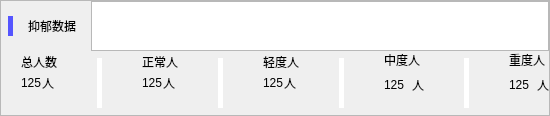
       <widget class="QFrame" name="frame_5">
        <property name="frameShape">
         <enum>QFrame::StyledPanel</enum>
        </property>
        <property name="frameShadow">
         <enum>QFrame::Raised</enum>
        </property>
        <layout class="QVBoxLayout" name="verticalLayout_3" stretch="1,4">
         <property name="spacing">
          <number>0</number>
         </property>
         <property name="leftMargin">
          <number>0</number>
         </property>
         <property name="topMargin">
          <number>0</number>
         </property>
         <property name="rightMargin">
          <number>0</number>
         </property>
         <property name="bottomMargin">
          <number>0</number>
         </property>
         <item>
          <layout class="QHBoxLayout" name="horizontalLayout_6">
           <property name="spacing">
            <number>15</number>
           </property>
           <property name="leftMargin">
            <number>7</number>
           </property>
           <item>
            <widget class="QLabel" name="label_3">
             <property name="minimumSize">
              <size>
               <width>5</width>
               <height>20</height>
              </size>
             </property>
             <property name="maximumSize">
              <size>
               <width>5</width>
               <height>20</height>
              </size>
             </property>
             <property name="styleSheet">
              <string notr="true">
background-color: rgb(85,85,255);	
</string>
             </property>
             <property name="text">
              <string/>
             </property>
            </widget>
           </item>
           <item>
            <widget class="QLabel" name="label_15">
             <property name="styleSheet">
              <string notr="true"/>
             </property>
             <property name="text">
              <string>抑郁数据</string>
             </property>
            </widget>
           </item>
           <item>
            <widget class="QTextEdit" name="textEdit_2">
             <property name="minimumSize">
              <size>
               <width>0</width>
               <height>50</height>
              </size>
             </property>
             <property name="maximumSize">
              <size>
               <width>16777215</width>
               <height>50</height>
              </size>
             </property>
             <property name="html">
              <string>&lt;!DOCTYPE HTML PUBLIC &quot;-//W3C//DTD HTML 4.0//EN&quot; &quot;http://www.w3.org/TR/REC-html40/strict.dtd&quot;&gt;
&lt;html&gt;&lt;head&gt;&lt;meta name=&quot;qrichtext&quot; content=&quot;1&quot; /&gt;&lt;style type=&quot;text/css&quot;&gt;
p, li { white-space: pre-wrap; }
&lt;/style&gt;&lt;/head&gt;&lt;body style=&quot; font-family:'SimSun'; font-size:9pt; font-weight:400; font-style:normal;&quot;&gt;
&lt;p style=&quot;-qt-paragraph-type:empty; margin-top:0px; margin-bottom:0px; margin-left:0px; margin-right:0px; -qt-block-indent:0; text-indent:0px; font-size:10px;&quot;&gt;&lt;br /&gt;&lt;/p&gt;&lt;/body&gt;&lt;/html&gt;</string>
             </property>
            </widget>
           </item>
          </layout>
         </item>
         <item>
          <layout class="QHBoxLayout" name="horizontalLayout_7">
           <property name="spacing">
            <number>0</number>
           </property>
           <property name="leftMargin">
            <number>20</number>
           </property>
           <item>
            <layout class="QHBoxLayout" name="horizontalLayout_21">
             <property name="spacing">
              <number>0</number>
             </property>
             <property name="rightMargin">
              <number>0</number>
             </property>
             <item>
              <layout class="QVBoxLayout" name="verticalLayout_14">
               <item>
                <widget class="QLabel" name="label_7">
                 <property name="text">
                  <string>总人数</string>
                 </property>
                </widget>
               </item>
               <item>
                <layout class="QHBoxLayout" name="horizontalLayout_22">
                 <item>
                  <widget class="QLabel" name="label_64">
                   <property name="text">
                    <string>125</string>
                   </property>
                  </widget>
                 </item>
                 <item>
                  <widget class="QLabel" name="label_65">
                   <property name="sizePolicy">
                    <sizepolicy hsizetype="Expanding" vsizetype="Preferred">
                     <horstretch>0</horstretch>
                     <verstretch>0</verstretch>
                    </sizepolicy>
                   </property>
                   <property name="text">
                    <string>人</string>
                   </property>
                  </widget>
                 </item>
                </layout>
               </item>
               <item>
                <widget class="QLabel" name="label_66">
                 <property name="text">
                  <string/>
                 </property>
                </widget>
               </item>
              </layout>
             </item>
             <item>
              <spacer name="horizontalSpacer_2">
               <property name="orientation">
                <enum>Qt::Horizontal</enum>
               </property>
               <property name="sizeHint" stdset="0">
                <size>
                 <width>40</width>
                 <height>20</height>
                </size>
               </property>
              </spacer>
             </item>
             <item>
              <widget class="QLabel" name="label_86">
               <property name="minimumSize">
                <size>
                 <width>5</width>
                 <height>30</height>
                </size>
               </property>
               <property name="maximumSize">
                <size>
                 <width>5</width>
                 <height>50</height>
                </size>
               </property>
               <property name="styleSheet">
                <string notr="true">
background-color: rgb(255,255,255);	
</string>
               </property>
               <property name="text">
                <string/>
               </property>
              </widget>
             </item>
             <item>
              <spacer name="horizontalSpacer_3">
               <property name="orientation">
                <enum>Qt::Horizontal</enum>
               </property>
               <property name="sizeHint" stdset="0">
                <size>
                 <width>40</width>
                 <height>20</height>
                </size>
               </property>
              </spacer>
             </item>
            </layout>
           </item>
           <item>
            <layout class="QHBoxLayout" name="horizontalLayout_8">
             <property name="spacing">
              <number>0</number>
             </property>
             <property name="rightMargin">
              <number>0</number>
             </property>
             <item>
              <layout class="QVBoxLayout" name="verticalLayout_15">
               <item>
                <widget class="QLabel" name="label_8">
                 <property name="minimumSize">
                  <size>
                   <width>0</width>
                   <height>0</height>
                  </size>
                 </property>
                 <property name="text">
                  <string>正常人</string>
                 </property>
                </widget>
               </item>
               <item>
                <layout class="QHBoxLayout" name="horizontalLayout_23">
                 <item>
                  <widget class="QLabel" name="label_68">
                   <property name="text">
                    <string>125</string>
                   </property>
                  </widget>
                 </item>
                 <item>
                  <widget class="QLabel" name="label_69">
                   <property name="sizePolicy">
                    <sizepolicy hsizetype="Expanding" vsizetype="Preferred">
                     <horstretch>0</horstretch>
                     <verstretch>0</verstretch>
                    </sizepolicy>
                   </property>
                   <property name="text">
                    <string>人</string>
                   </property>
                  </widget>
                 </item>
                </layout>
               </item>
               <item>
                <widget class="QLabel" name="label_70">
                 <property name="text">
                  <string/>
                 </property>
                </widget>
               </item>
              </layout>
             </item>
             <item>
              <spacer name="horizontalSpacer_4">
               <property name="orientation">
                <enum>Qt::Horizontal</enum>
               </property>
               <property name="sizeHint" stdset="0">
                <size>
                 <width>40</width>
                 <height>20</height>
                </size>
               </property>
              </spacer>
             </item>
             <item>
              <widget class="QLabel" name="label_67">
               <property name="minimumSize">
                <size>
                 <width>5</width>
                 <height>30</height>
                </size>
               </property>
               <property name="maximumSize">
                <size>
                 <width>5</width>
                 <height>50</height>
                </size>
               </property>
               <property name="styleSheet">
                <string notr="true">
background-color: rgb(255,255,255);	
</string>
               </property>
               <property name="text">
                <string/>
               </property>
              </widget>
             </item>
             <item>
              <spacer name="horizontalSpacer_5">
               <property name="orientation">
                <enum>Qt::Horizontal</enum>
               </property>
               <property name="sizeHint" stdset="0">
                <size>
                 <width>40</width>
                 <height>20</height>
                </size>
               </property>
              </spacer>
             </item>
            </layout>
           </item>
           <item>
            <layout class="QHBoxLayout" name="horizontalLayout_24">
             <property name="spacing">
              <number>0</number>
             </property>
             <property name="rightMargin">
              <number>0</number>
             </property>
             <item>
              <layout class="QVBoxLayout" name="verticalLayout_16">
               <item>
                <widget class="QLabel" name="label_72">
                 <property name="text">
                  <string>轻度人</string>
                 </property>
                </widget>
               </item>
               <item>
                <layout class="QHBoxLayout" name="horizontalLayout_25">
                 <item>
                  <widget class="QLabel" name="label_73">
                   <property name="text">
                    <string>125</string>
                   </property>
                  </widget>
                 </item>
                 <item>
                  <widget class="QLabel" name="label_74">
                   <property name="sizePolicy">
                    <sizepolicy hsizetype="Expanding" vsizetype="Preferred">
                     <horstretch>0</horstretch>
                     <verstretch>0</verstretch>
                    </sizepolicy>
                   </property>
                   <property name="text">
                    <string>人</string>
                   </property>
                  </widget>
                 </item>
                </layout>
               </item>
               <item>
                <widget class="QLabel" name="label_75">
                 <property name="text">
                  <string/>
                 </property>
                </widget>
               </item>
              </layout>
             </item>
             <item>
              <spacer name="horizontalSpacer_8">
               <property name="orientation">
                <enum>Qt::Horizontal</enum>
               </property>
               <property name="sizeHint" stdset="0">
                <size>
                 <width>40</width>
                 <height>20</height>
                </size>
               </property>
              </spacer>
             </item>
             <item>
              <widget class="QLabel" name="label_71">
               <property name="minimumSize">
                <size>
                 <width>5</width>
                 <height>30</height>
                </size>
               </property>
               <property name="maximumSize">
                <size>
                 <width>5</width>
                 <height>50</height>
                </size>
               </property>
               <property name="styleSheet">
                <string notr="true">
background-color: rgb(255,255,255);	
</string>
               </property>
               <property name="text">
                <string/>
               </property>
              </widget>
             </item>
             <item>
              <spacer name="horizontalSpacer_9">
               <property name="orientation">
                <enum>Qt::Horizontal</enum>
               </property>
               <property name="sizeHint" stdset="0">
                <size>
                 <width>40</width>
                 <height>20</height>
                </size>
               </property>
              </spacer>
             </item>
            </layout>
           </item>
           <item>
            <layout class="QHBoxLayout" name="horizontalLayout_26">
             <property name="spacing">
              <number>0</number>
             </property>
             <property name="rightMargin">
              <number>0</number>
             </property>
             <item>
              <layout class="QVBoxLayout" name="verticalLayout_17">
               <property name="spacing">
                <number>7</number>
               </property>
               <item>
                <widget class="QLabel" name="label_77">
                 <property name="text">
                  <string>中度人</string>
                 </property>
                </widget>
               </item>
               <item>
                <layout class="QHBoxLayout" name="horizontalLayout_27">
                 <item>
                  <widget class="QLabel" name="label_78">
                   <property name="text">
                    <string>125</string>
                   </property>
                  </widget>
                 </item>
                 <item>
                  <widget class="QLabel" name="label_79">
                   <property name="sizePolicy">
                    <sizepolicy hsizetype="Expanding" vsizetype="Preferred">
                     <horstretch>0</horstretch>
                     <verstretch>0</verstretch>
                    </sizepolicy>
                   </property>
                   <property name="text">
                    <string>人</string>
                   </property>
                  </widget>
                 </item>
                </layout>
               </item>
               <item>
                <widget class="QLabel" name="label_80">
                 <property name="text">
                  <string/>
                 </property>
                </widget>
               </item>
              </layout>
             </item>
             <item>
              <spacer name="horizontalSpacer_10">
               <property name="orientation">
                <enum>Qt::Horizontal</enum>
               </property>
               <property name="sizeHint" stdset="0">
                <size>
                 <width>40</width>
                 <height>20</height>
                </size>
               </property>
              </spacer>
             </item>
             <item>
              <widget class="QLabel" name="label_76">
               <property name="minimumSize">
                <size>
                 <width>5</width>
                 <height>30</height>
                </size>
               </property>
               <property name="maximumSize">
                <size>
                 <width>5</width>
                 <height>50</height>
                </size>
               </property>
               <property name="styleSheet">
                <string notr="true">
background-color: rgb(255,255,255);	
</string>
               </property>
               <property name="text">
                <string/>
               </property>
              </widget>
             </item>
             <item>
              <spacer name="horizontalSpacer_11">
               <property name="orientation">
                <enum>Qt::Horizontal</enum>
               </property>
               <property name="sizeHint" stdset="0">
                <size>
                 <width>40</width>
                 <height>20</height>
                </size>
               </property>
              </spacer>
             </item>
            </layout>
           </item>
           <item>
            <layout class="QVBoxLayout" name="verticalLayout_18">
             <property name="spacing">
              <number>7</number>
             </property>
             <item>
              <widget class="QLabel" name="label_82">
               <property name="text">
                <string>重度人</string>
               </property>
              </widget>
             </item>
             <item>
              <layout class="QHBoxLayout" name="horizontalLayout_28">
               <item>
                <widget class="QLabel" name="label_83">
                 <property name="text">
                  <string>125</string>
                 </property>
                </widget>
               </item>
               <item>
                <widget class="QLabel" name="label_84">
                 <property name="sizePolicy">
                  <sizepolicy hsizetype="Expanding" vsizetype="Preferred">
                   <horstretch>0</horstretch>
                   <verstretch>0</verstretch>
                  </sizepolicy>
                 </property>
                 <property name="text">
                  <string>人</string>
                 </property>
                </widget>
               </item>
              </layout>
             </item>
             <item>
              <widget class="QLabel" name="label_85">
               <property name="text">
                <string/>
               </property>
              </widget>
             </item>
            </layout>
           </item>
          </layout>
         </item>
        </layout>
       </widget>
